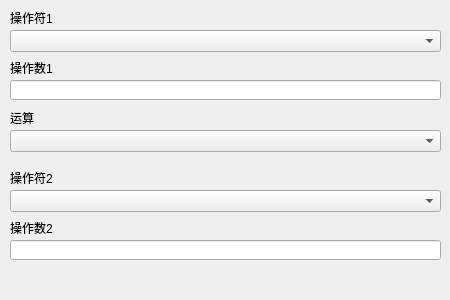
<?xml version="1.0" encoding="UTF-8"?>
<ui version="4.0">
 <class>CMDEventConditionDialog_VariableVCIR</class>
 <widget class="QDialog" name="CMDEventConditionDialog_VariableVCIR">
  <property name="geometry">
   <rect>
    <x>0</x>
    <y>0</y>
    <width>450</width>
    <height>300</height>
   </rect>
  </property>
  <property name="windowTitle">
   <string>Dialog</string>
  </property>
  <widget class="QLabel" name="label_2">
   <property name="geometry">
    <rect>
     <x>10</x>
     <y>10</y>
     <width>431</width>
     <height>16</height>
    </rect>
   </property>
   <property name="text">
    <string>操作符1</string>
   </property>
  </widget>
  <widget class="QLineEdit" name="value1Edit">
   <property name="geometry">
    <rect>
     <x>10</x>
     <y>80</y>
     <width>431</width>
     <height>20</height>
    </rect>
   </property>
  </widget>
  <widget class="QLabel" name="label_3">
   <property name="geometry">
    <rect>
     <x>10</x>
     <y>60</y>
     <width>431</width>
     <height>16</height>
    </rect>
   </property>
   <property name="text">
    <string>操作数1</string>
   </property>
  </widget>
  <widget class="QComboBox" name="operator1ComboBox">
   <property name="geometry">
    <rect>
     <x>10</x>
     <y>30</y>
     <width>431</width>
     <height>22</height>
    </rect>
   </property>
  </widget>
  <widget class="QLabel" name="label_4">
   <property name="geometry">
    <rect>
     <x>10</x>
     <y>220</y>
     <width>431</width>
     <height>16</height>
    </rect>
   </property>
   <property name="text">
    <string>操作数2</string>
   </property>
  </widget>
  <widget class="QLabel" name="label_5">
   <property name="geometry">
    <rect>
     <x>10</x>
     <y>170</y>
     <width>431</width>
     <height>16</height>
    </rect>
   </property>
   <property name="text">
    <string>操作符2</string>
   </property>
  </widget>
  <widget class="QLineEdit" name="value2Edit">
   <property name="geometry">
    <rect>
     <x>10</x>
     <y>240</y>
     <width>431</width>
     <height>20</height>
    </rect>
   </property>
  </widget>
  <widget class="QComboBox" name="operator2ComboBox">
   <property name="geometry">
    <rect>
     <x>10</x>
     <y>190</y>
     <width>431</width>
     <height>22</height>
    </rect>
   </property>
  </widget>
  <widget class="QLabel" name="label_6">
   <property name="geometry">
    <rect>
     <x>10</x>
     <y>110</y>
     <width>431</width>
     <height>16</height>
    </rect>
   </property>
   <property name="text">
    <string>运算</string>
   </property>
  </widget>
  <widget class="QComboBox" name="relationshipComboBox">
   <property name="geometry">
    <rect>
     <x>10</x>
     <y>130</y>
     <width>431</width>
     <height>22</height>
    </rect>
   </property>
  </widget>
 </widget>
 <resources/>
 <connections/>
</ui>
